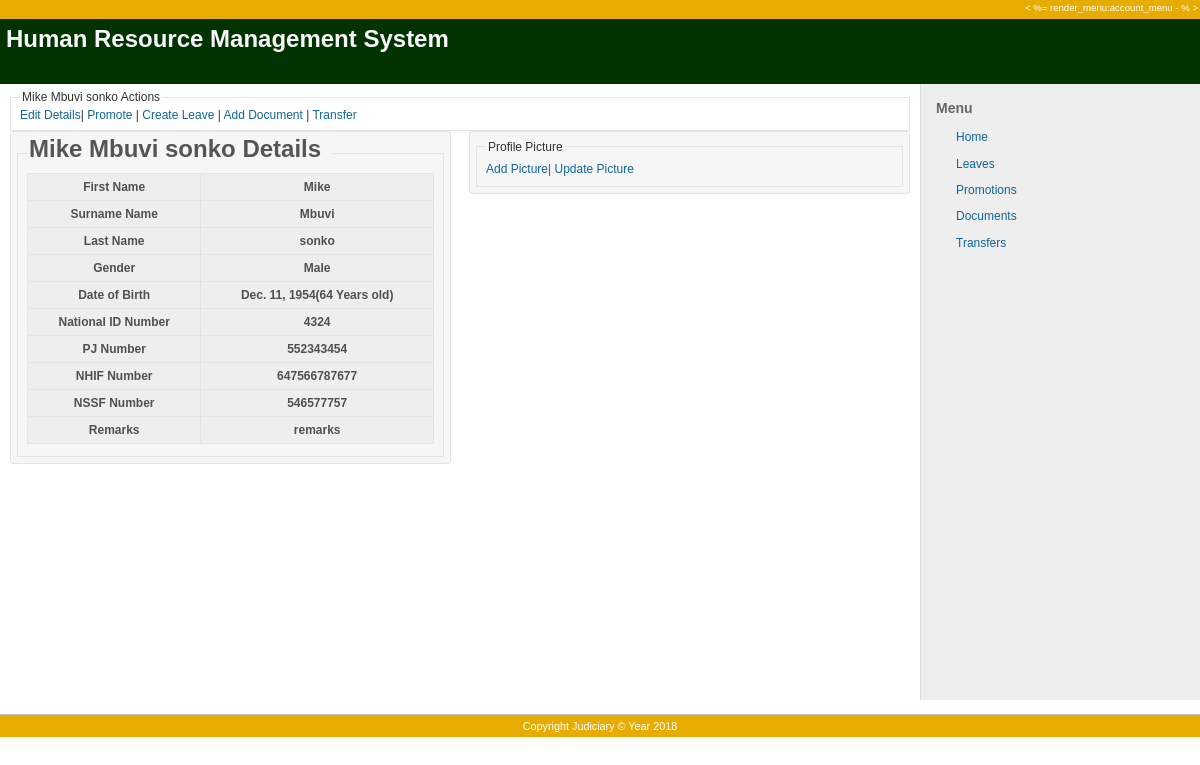
Before: /employees/details/2 with the older database file.
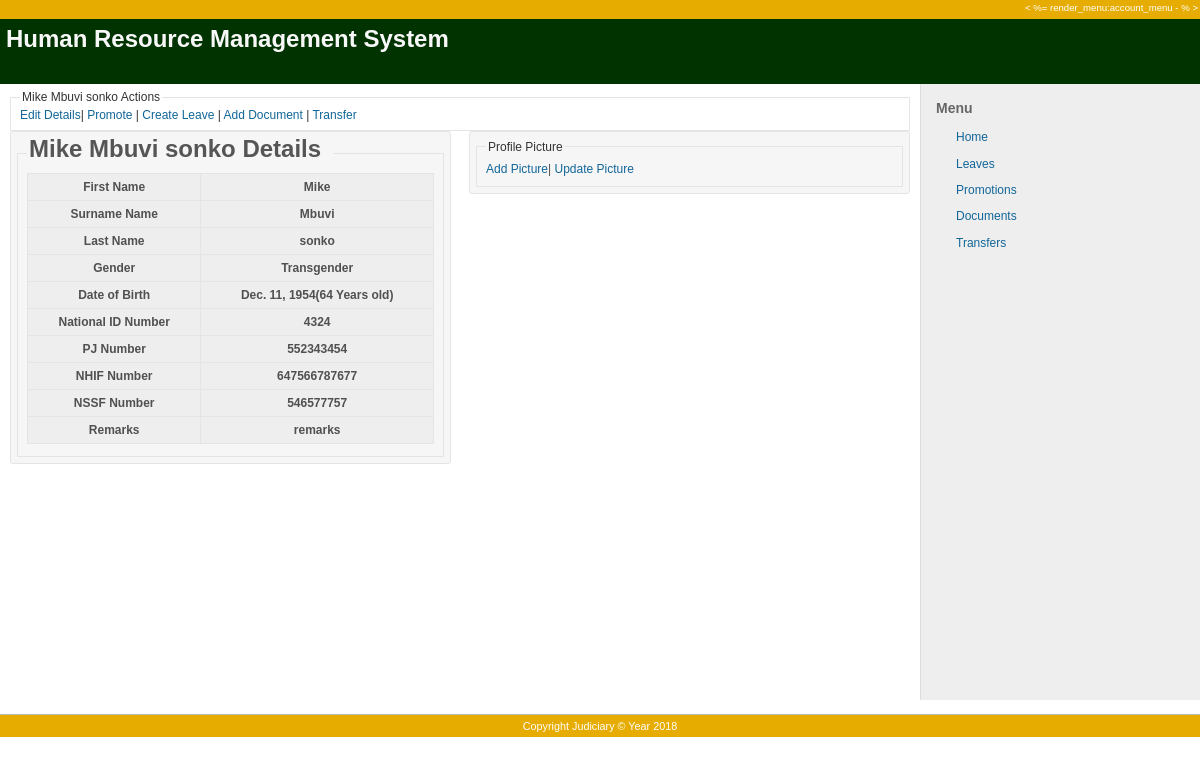
After: the same page with the newer database file.
### employees/models.py (models this page shows, shortened)
class Employee(models.Model):
    GENDER = ((1, 'Male'), (2, 'Female'), (3, 'Transgender'),)
    STATUS = ((1, 'inservice'), (2, 'dismissed'), (3, 'retired'), (4, 'suspended'), (5, 'deceased'))
    first_name = models.CharField(max_length=20, help_text="Employee First Name")
    middle_name = models.CharField(max_length=20, help_text="Employee Middle Name")
    last_name = models.CharField(max_length=20, help_text="Employee Surname Name")
    id_number = models.CharField(max_length=10, help_text="Passport or National Identification Number")
    pj_number = models.IntegerField(unique=True)
    nhif_number = models.CharField(max_length=20, unique=True)
    nssf_number = models.CharField(max_length=20, unique=True)
    date_of_birth = models.DateField(verbose_name="Date of Birth")
    gender = models.IntegerField(choices=GENDER)
    postal_address = models.CharField(max_length=10, help_text="Postal Adddress", blank=True, null=True)
    home_country = models.IntegerField()
    remarks = models.CharField(max_length=20, blank=True, null=True)
    profile_picture = models.ImageField(upload_to='employees_profile_picture', blank=True, null=True)
    def full_name(self):
        return (" ".join([self.first_name, self.middle_name, self.last_name]))
    def age(self):
        return timezone.now().year - self.date_of_birth.year
    class Meta:
        ordering = ('pj_number',)

### employees/views.py (the view)
# urls.py: url(r'^details/(?P<pk>\d+)$', views.EmployeeDetailView.as_view(), name='employee-detail'),
class EmployeeDetailView(generic.DetailView):
    model = Employee

### employees/templates/employees/employee_detail.html (shortened to what this page needs)
{% extends 'employees/base.html' %}
{% block sidebar %}
<div id="admin-menu">
    <li><a href="/employees/list" class="icon icon-group">Home</a></li>
    <li><a href="{% url 'employee-leaves' employee.pk %}">Leaves</a></li>
    <li><a href="{% url 'employee-promotions' employee.pk %}">Promotions</a></li>
    <li><a href="{% url 'employee-documents' employee.pk %}">Documents</a></li>
    <li><a href="{% url 'employee-transfers' employee.pk %}">Transfers</a></li>
</div>
{% endblock sidebar%}
{% block content %}
<div class="content">
    <fieldset>
        <legend>{{employee.full_name}} Actions</legend>
        <a href="{% url 'employee-update' employee.pk %}"> Edit Details</a>|
        <a href="{% url 'employee-promote' employee.pk %}"> Promote </a>|
        <a href="{% url 'employee-new-leave' employee.pk %}"> Create Leave </a>|
        <a href="{% url 'employee-add-new-document' employee.pk %}"> Add Document </a>|
        <a href="{% url 'employee-new-transfer' employee.pk %}"> Transfer </a>
    </fieldset>
    <div class="splitcontentleft">
        <div class="box">
            <fieldset>
                <legend><h1>{{employee.full_name}} Details</h1> </legend>
                <table border=1 id="list" class="list issues odd-even sort-by-id sort-desc">
                    <tr>
                        <th>First Name</th>
                        <th>{{employee.first_name}}</th>
                    </tr>
                    <th>Surname Name</th>
                    <th>{{employee.middle_name}}</th>
                    <th>Last Name</th>
                    <th>{{employee.last_name}}</th>
                    <th>Gender</th>
                    <th>{{employee.get_gender_display}}</th>
                    <tr>
                        <th>Date of Birth</th>
                        <th>{{employee.date_of_birth}}({{employee.age}} Years old)</th>
                    </tr>
                    <tr>
                        <th>National ID Number</th>
                        <th>{{employee.id_number}}</th>
                    </tr>
                    <tr>
                        <th>PJ Number</th>
                        <th>{{employee.pj_number}}</th>
                    </tr>
                    <tr>
                        <th>NHIF Number</th>
                        <th>{{employee.nhif_number}}</th>
                    </tr>
                    <tr>
                        <th>NSSF Number</th>
                        <th>{{employee.nssf_number}}</th>
                    </tr>
                    <tr>
                        <th>Remarks</th>
                        <th>{{employee.remarks}}</th>
                    </tr>
                </table>
            </fieldset>
        </div>
    </div>
    <div class="splitcontentright">
        <div class="box">
            <fieldset>
                <legend> Profile Picture</legend>
                <a href=""> Add Picture</a>|
                <a href=""> Update Picture</a>
            </fieldset>
        </div>
    </div>
    {% endblock content%}

Changed rows visible on the page:
changed Employee "Mike Mbuvi sonko": gender "Male" → "Transgender"
